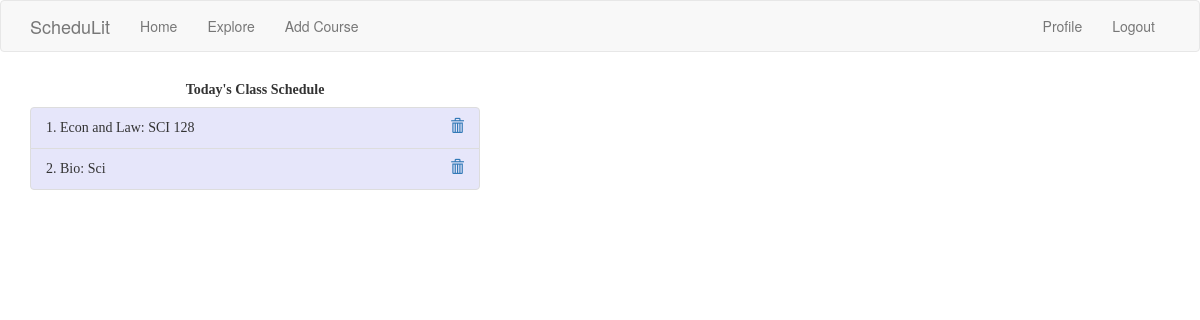
The app's page /index (signed in) with its own data.
### app/models.py (models this page shows, shortened)
class Course(db.Model):
    id = db.Column(db.Integer, primary_key = True)
    course = db.Column(db.String(100))
    timestamp = db.Column(db.DateTime, index = True, default= datetime.utcnow)
    building = db.Column(db.String(50))
    user_id = db.Column(db.Integer, db.ForeignKey('user.id'))

### app/main/routes.py (the view)
@bp.route('/', methods = ['GET', 'POST'])
@bp.route('/index', methods = ['GET', 'POST'])
@login_required
def scheduleView():
    courseList = current_user.getCourses().all()
    courseListAll = current_user.followed_courses().all()
    if not courseList:
        flash("There are no courses to display!")
    return render_template('index.html', title = 'Home',  courseList = courseList)

### app/main/routes.py (called while the page is built)
@bp.before_request
def before_request():
    if current_user.is_authenticated:
        current_user.last_seen = datetime.utcnow()
        db.session.commit()

### app/models.py (called while the page is built)
@login.user_loader
def load_user(id):
    return User.query.get(int(id))

    def getCourses(self):
        my_courses = Course.query.filter_by(user_id = self.id)
        return my_courses

    def followed_courses(self):
        followed = Course.query.join(
            followers, (followers.c.followed_id == Course.user_id)).filter(
                followers.c.follower_id == self.id)
        own = Course.query.filter_by(user_id= self.id)
        return followed.union(own).order_by(Course.timestamp.desc())

### app/templates/index.html
{% extends "base.html" %}
{% block app_content %}
<div class="d-flex p-2 justify-content-center">
    <div class="card align-items-center" style="width: 45rem;">
        <div class="card-block text-center align-items-center">
          <h5 class="card-title" style="font-family: Verdana;"><strong>Today's Class Schedule</strong></h5>
        </div>
        <ul class="list-group list-group-flush w-100 align-items-stretch">
          {%for course in courseList %}
            <li onClick = "#addFunction" class="list-group-item text-left" d-inline-block mx-auto" style="background-color:lavender;
            font-family: Verdana; cursor:pointer">
              {{loop.index}}. {{course.course}}: {{course.building}}
              <a href="{{ url_for('main.removeCourse', item = course.course)}} ">
                <span class=" pull-right glyphicon glyphicon-trash"></span>
              </a>
            </li>
          {%endfor%}
        </ul>
      </div>
</div>
{% endblock %}

### records on screen
Course: course "Econ and Law", building "SCI 128"
Course: course "Bio", building "Sci"
